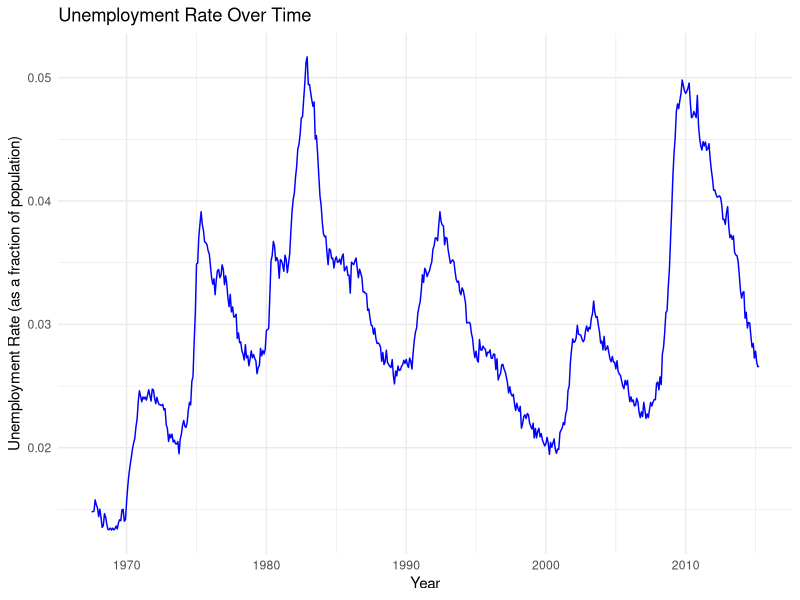

Write R code to recreate this figure.
## ---- chunk 1
library(ggplot2)
library(dplyr)
## ---- chunk 2
head(economics)
## ---- chunk 3
# Display a summary of the 'economics' dataset.
# The summary includes statistics like minimum, maximum, median, mean, and quartiles for each variable.
summary(economics)
## ---- chunk 4
ggplot(economics, aes(x = date, y = unemploy / pop)) +
  geom_line(color = "blue") +
  labs(x = "Year", y = "Unemployment Rate (as a fraction of population)",
       title = "Unemployment Rate Over Time") +
  theme_minimal()
